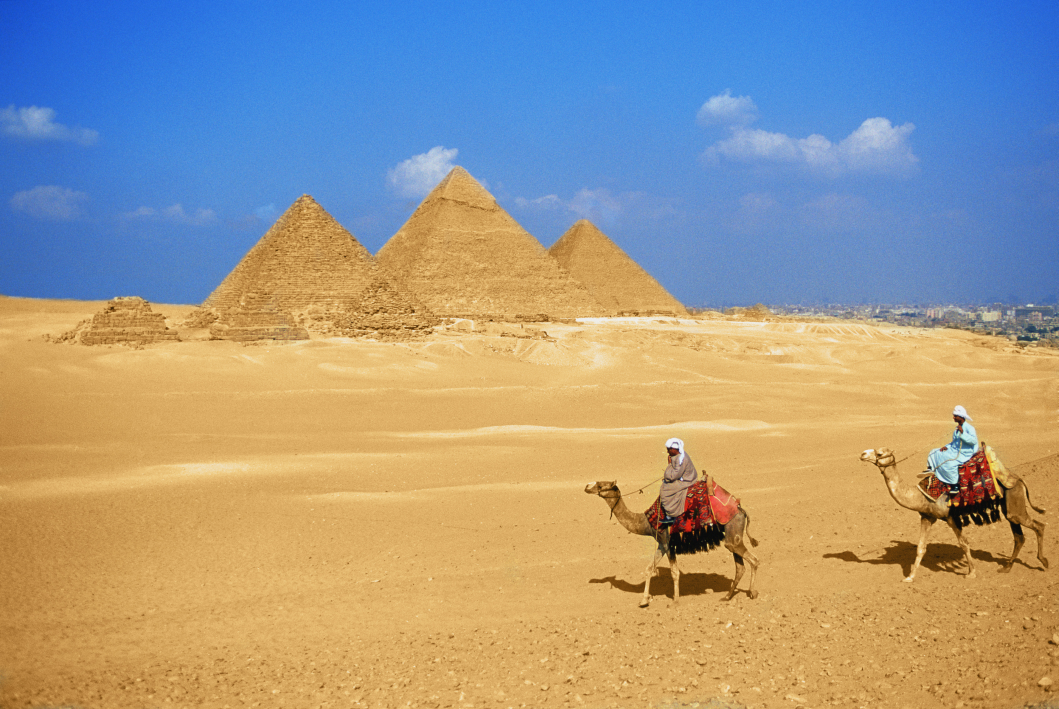
#> input picture Computer Vision with Opencv and Python/6. object detection with convolutional neural network/images/desert_and_camel.jpg, 2117 x 1418 px, found by its file name (shown at 1/2 size)
$ python selective_search.py
#> lines starting #> are read from the running program, lines starting #| are printed output that depends on the picture
import cv2
import random
import matplotlib.pyplot as plt

image = cv2.imread("desert_and_camel.jpg")
#> image is the input picture: shape (1418, 2117, 3); mean B, G, R 141.5, 153.9, 159.7
image = cv2.resize(image, dsize = (600,600))
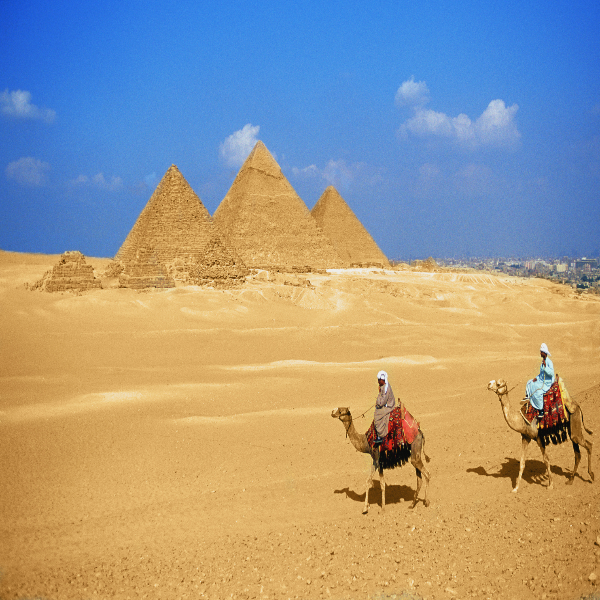
#> image: shape (600, 600, 3); mean B, G, R 141.3, 153.7, 159.6
image = cv2.cvtColor(image,cv2.COLOR_BGR2RGB)
plt.imshow(image)

# ilklendir ss
ss = cv2.ximgproc.segmentation.createSelectiveSearchSegmentation()
ss.setBaseImage(image)

ss.switchToSelectiveSearchQuality()
print("start")
rects = ss.process()

output = image.copy()
for (x, y, w, h) in rects[:50]:
    color = [random.randint(0,255) for j in range(0,3)]
    cv2.rectangle(output, (x,y), (x+w, y+h), color, 2)
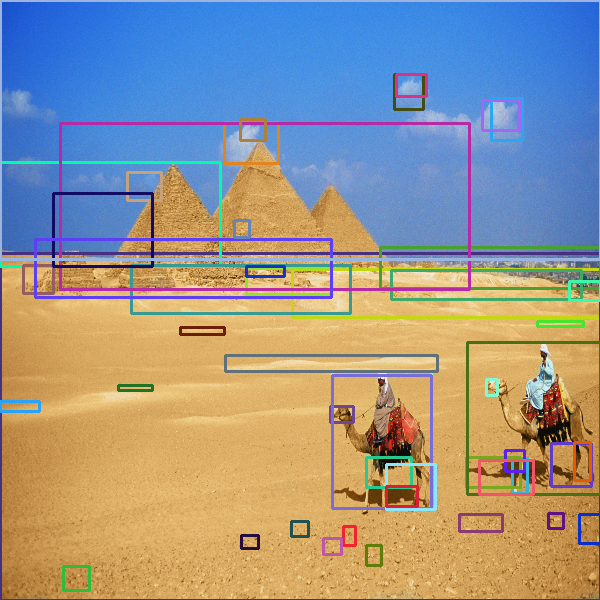
#> output: shape (600, 600, 3); mean R, G, B 153.7, 150, 142.3

plt.imshow(output)
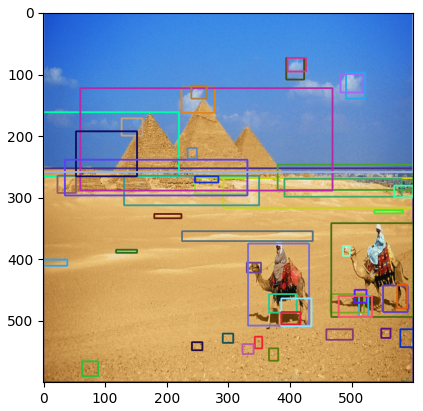
#> figure drawn by matplotlib, 1 panel

$ run again, with Computer Vision with Opencv and Python/6. object detection with convolutional neural network/images/cat.jpg copied over Computer Vision with Opencv and Python/6. object detection with convolutional neural network/images/desert_and_camel.jpg
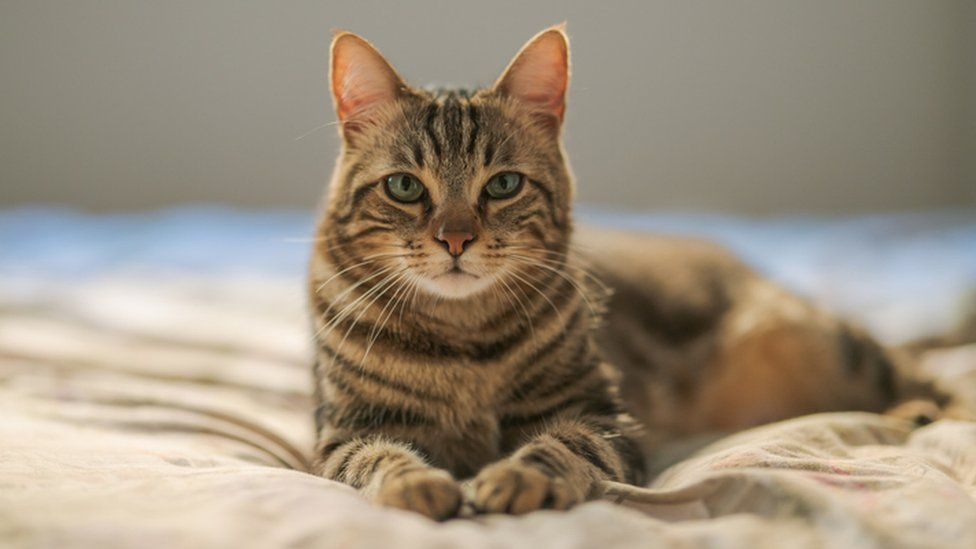
#> input picture Computer Vision with Opencv and Python/6. object detection with convolutional neural network/images/cat.jpg, 976 x 549 px, found by its file name
#> image is the input picture: shape (549, 976, 3); mean B, G, R 124.7, 142.7, 155.4
#> after the loop `for (x, y, w, h) in rects[:50]:`:
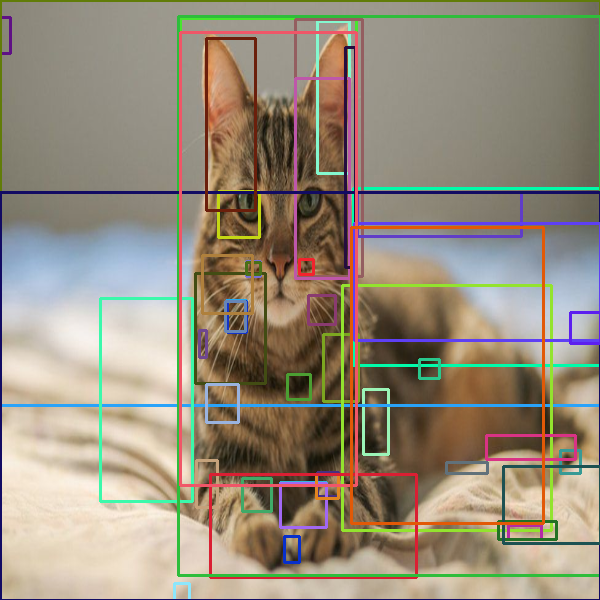
#> output: shape (600, 600, 3); mean R, G, B 151.3, 140.9, 123.5
#> `plt.imshow(output)`:
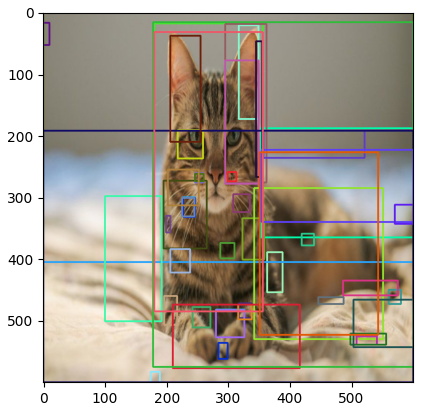
#> figure drawn by matplotlib, 1 panel
